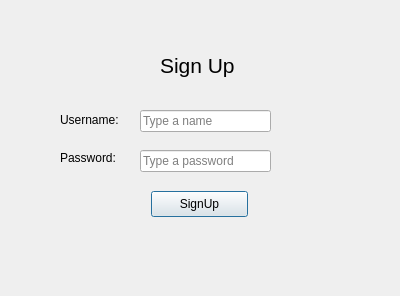
<?xml version="1.0" encoding="UTF-8"?>
<ui version="4.0">
 <class>Dialog</class>
 <widget class="QDialog" name="Dialog">
  <property name="geometry">
   <rect>
    <x>0</x>
    <y>0</y>
    <width>400</width>
    <height>296</height>
   </rect>
  </property>
  <property name="windowTitle">
   <string/>
  </property>
  <widget class="QLabel" name="label_2">
   <property name="geometry">
    <rect>
     <x>60</x>
     <y>150</y>
     <width>81</width>
     <height>16</height>
    </rect>
   </property>
   <property name="text">
    <string>Password:</string>
   </property>
  </widget>
  <widget class="QLabel" name="label_3">
   <property name="geometry">
    <rect>
     <x>160</x>
     <y>50</y>
     <width>191</width>
     <height>31</height>
    </rect>
   </property>
   <property name="font">
    <font>
     <pointsize>16</pointsize>
    </font>
   </property>
   <property name="text">
    <string>Sign Up</string>
   </property>
  </widget>
  <widget class="QLineEdit" name="lineEdit">
   <property name="geometry">
    <rect>
     <x>140</x>
     <y>110</y>
     <width>131</width>
     <height>22</height>
    </rect>
   </property>
   <property name="focusPolicy">
    <enum>Qt::StrongFocus</enum>
   </property>
   <property name="styleSheet">
    <string notr="true"/>
   </property>
   <property name="placeholderText">
    <string>Type a name</string>
   </property>
  </widget>
  <widget class="QLabel" name="label">
   <property name="geometry">
    <rect>
     <x>60</x>
     <y>110</y>
     <width>81</width>
     <height>20</height>
    </rect>
   </property>
   <property name="text">
    <string>Username:</string>
   </property>
  </widget>
  <widget class="QLineEdit" name="lineEdit_2">
   <property name="geometry">
    <rect>
     <x>140</x>
     <y>150</y>
     <width>131</width>
     <height>22</height>
    </rect>
   </property>
   <property name="focusPolicy">
    <enum>Qt::StrongFocus</enum>
   </property>
   <property name="echoMode">
    <enum>QLineEdit::Password</enum>
   </property>
   <property name="placeholderText">
    <string>Type a password</string>
   </property>
  </widget>
  <widget class="QPushButton" name="pushButton">
   <property name="geometry">
    <rect>
     <x>151</x>
     <y>191</y>
     <width>97</width>
     <height>26</height>
    </rect>
   </property>
   <property name="text">
    <string>SignUp</string>
   </property>
  </widget>
  <widget class="QLabel" name="label_4">
   <property name="geometry">
    <rect>
     <x>10</x>
     <y>220</y>
     <width>381</width>
     <height>71</height>
    </rect>
   </property>
   <property name="font">
    <font>
     <pointsize>8</pointsize>
     <weight>75</weight>
     <bold>true</bold>
    </font>
   </property>
   <property name="autoFillBackground">
    <bool>false</bool>
   </property>
   <property name="styleSheet">
    <string notr="true">color: rgb(255, 12, 28);</string>
   </property>
   <property name="text">
    <string/>
   </property>
  </widget>
 </widget>
 <resources/>
 <connections/>
</ui>
